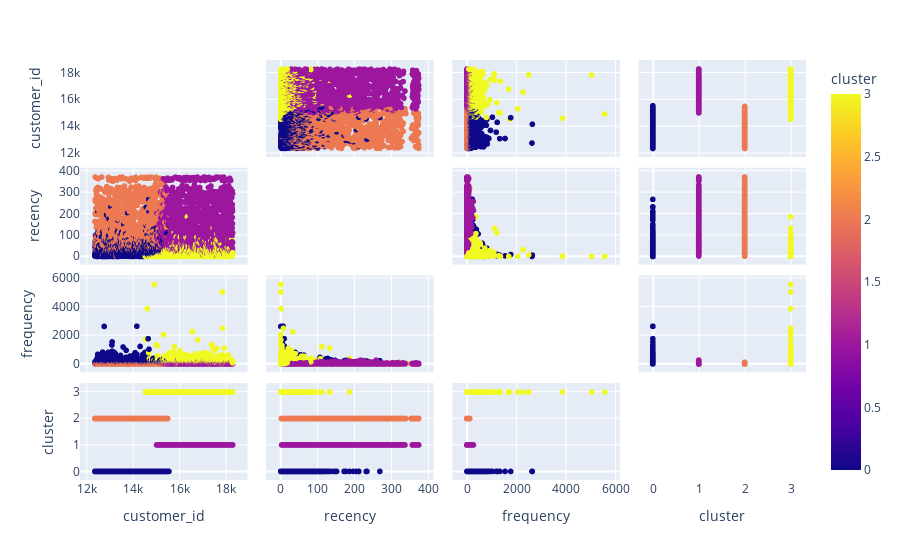

Notebook source saved alongside this figure:
### Code cell
fig = px.scatter_matrix(
    clusters_decrement,
    color='cluster'
)
fig.update_traces(diagonal_visible=False)
fig.show()

### Figure 1 — Plotly figure (JSON) as saved in the notebook; plotly's stock layout.template omitted (floating-point values rounded to 4 significant figures; data arrays with more than 128 entries replaced by an {"elided": "..."} marker saying what was removed)
{"data": [{"diagonal": {"visible": false}, "dimensions": [{"axis": {"matches": true}, "label": "customer_id", "values": {"elided": "4312 int values"}}, {"axis": {"matches": true}, "label": "recency", "values": {"elided": "4312 int values"}}, {"axis": {"matches": true}, "label": "frequency", "values": {"elided": "4312 int values"}}, {"axis": {"matches": true}, "label": "cluster", "values": {"elided": "4312 int values"}}], "hovertemplate": "%{xaxis.title.text}=%{x}<br>%{yaxis.title.text}=%{y}<br>cluster=%{marker.color}<extra></extra>", "legendgroup": "", "marker": {"color": {"elided": "4312 int values"}, "coloraxis": "coloraxis", "symbol": "circle"}, "name": "", "showlegend": false, "type": "splom"}], "layout": {"coloraxis": {"colorbar": {"title": {"text": "cluster"}}, "colorscale": [[0, "#0d0887"], [0.1111, "#46039f"], [0.2222, "#7201a8"], [0.3333, "#9c179e"], [0.4444, "#bd3786"], [0.5556, "#d8576b"], [0.6667, "#ed7953"], [0.7778, "#fb9f3a"], [0.8889, "#fdca26"], [1, "#f0f921"]]}, "dragmode": "select", "legend": {"tracegroupgap": 0}, "margin": {"t": 60}}}
